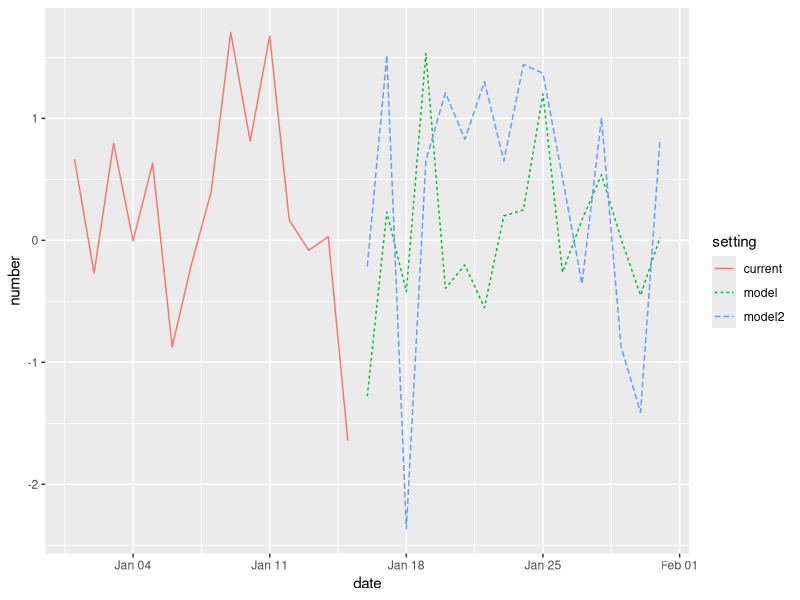

Source code (R):

require(ggplot2)

# Plot function
ggplot.predict <- function(df) {
  p <- ggplot(df, aes(x = date, y = number, group = setting))
  p + geom_line(aes(colour = setting, linetype = setting))
}


# EXAMPLE
date <- seq.Date(from = as.Date("2016-01-01"), to = as.Date("2016-01-31"), by = 1)
number <- rnorm(31)
setting <- c(rep("current", 15), rep("model", 16))

example <- data.frame(date, number, setting)

date <- seq.Date(from = as.Date("2016-01-16"), to = as.Date("2016-01-31"), by = 1)
number <- rnorm(16)
setting <- c(rep("model2", 16))
example2 <- data.frame(date, number, setting)

example <- rbind(example, example2)


ggplot.predict(example)
